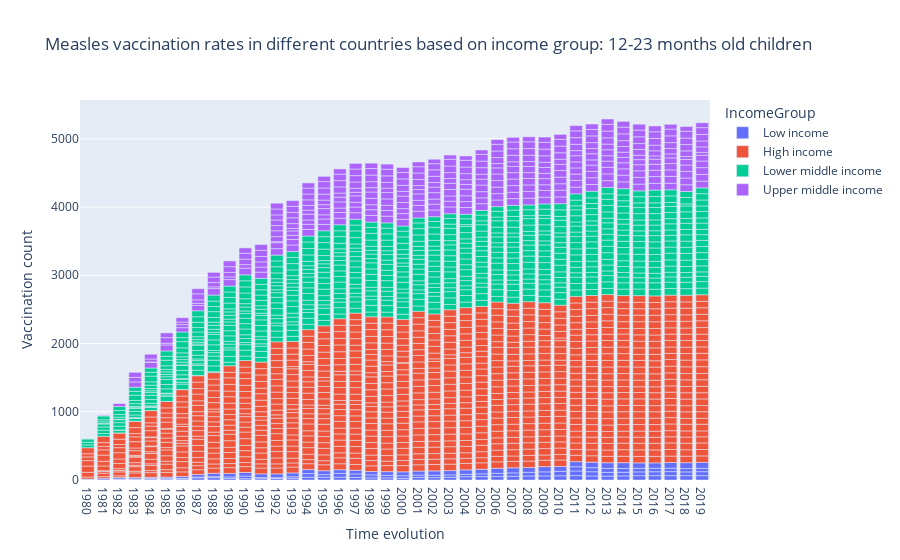

Notebook source saved alongside this figure:
### Code cell
fig = px.bar(seaborn_df, x='year', y="value_", color="IncomeGroup",
             hover_data=["Country Name"],
             title='Measles vaccination rates in different countries based on income group: 12-23 months old children')

fig.update_xaxes(tick0=0, dtick=1)

fig.update_layout({
    'yaxis': {"title": "Vaccination count"},
    "xaxis": {"title": "Time evolution"},
    "title": "Measles vaccination rates in different countries based on income group: 12-23 months old children"
    })

fig.show()

### Figure 1 — Plotly figure (JSON) as saved in the notebook; plotly's stock layout.template omitted (floating-point values rounded to 4 significant figures; data arrays with more than 128 entries replaced by an {"elided": "..."} marker saying what was removed)
{"data": [{"alignmentgroup": "True", "customdata": [["Afghanistan"], ["Ethiopia"], ["Ethiopia"], ["Uganda"], ["Afghanistan"], ["Ethiopia"], ["Uganda"], ["Afghanistan"], ["Ethiopia"], ["Uganda"], ["Afghanistan"], ["Ethiopia"], ["Uganda"], ["Afghanistan"], ["Ethiopia"], ["Uganda"], ["Afghanistan"], ["Ethiopia"], ["Uganda"], ["Afghanistan"], ["Ethiopia"], ["Uganda"], ["Afghanistan"], ["Ethiopia"], ["Uganda"], ["Afghanistan"], ["Ethiopia"], ["Uganda"], ["Afghanistan"], ["Ethiopia"], ["Uganda"], ["Afghanistan"], ["Ethiopia"], ["Uganda"], ["Afghanistan"], ["Ethiopia"], ["Uganda"], ["Afghanistan"], ["Ethiopia"], ["Uganda"], ["Afghanistan"], ["Ethiopia"], ["Uganda"], ["Afghanistan"], ["Ethiopia"], ["Uganda"], ["Afghanistan"], ["Ethiopia"], ["Uganda"], ["Afghanistan"], ["Ethiopia"], ["Uganda"], ["Afghanistan"], ["Ethiopia"], ["Uganda"], ["Afghanistan"], ["Ethiopia"], ["Uganda"], ["Afghanistan"], ["Ethiopia"], ["Uganda"], ["Afghanistan"], ["Ethiopia"], ["Uganda"], ["Afghanistan"], ["Ethiopia"], ["Uganda"], ["Afghanistan"], ["Ethiopia"], ["Uganda"], ["Afghanistan"], ["Ethiopia"], ["Uganda"], ["Afghanistan"], ["Ethiopia"], ["Uganda"], ["Afghanistan"], ["Ethiopia"], ["Uganda"], ["Afghanistan"], ["Ethiopia"], ["Uganda"], ["Afghanistan"], ["Ethiopia"], ["Uganda"], ["Afghanistan"], ["Ethiopia"], ["Uganda"], ["Afghanistan"], ["Ethiopia"], ["Uganda"], ["Afghanistan"], ["Ethiopia"], ["South Sudan"], ["Uganda"], ["Afghanistan"], ["Ethiopia"], ["South Sudan"], ["Uganda"], ["Afghanistan"], ["Ethiopia"], ["South Sudan"], ["Uganda"], ["Afghanistan"], ["Ethiopia"], ["South Sudan"], ["Uganda"], ["Afghanistan"], ["Ethiopia"], ["South Sudan"], ["Uganda"], ["Afghanistan"], ["Ethiopia"], ["South Sudan"], ["Uganda"], ["Afghanistan"], ["Ethiopia"], ["South Sudan"], ["Uganda"], ["Afghanistan"], ["Ethiopia"], ["South Sudan"], ["Uganda"], ["Afghanistan"], ["Ethiopia"], ["South Sudan"], ["Uganda"]], "hovertemplate": "IncomeGroup=Low income<br>year=%{x}<br>value_=%{y}<br>Country Name=%{customdata[0]}<extra></extra>", "legendgroup": "Low income", "marker": {"color": "#636efa", "pattern": {"shape": ""}}, "name": "Low income", "offsetgroup": "Low income", "orientation": "v", "showlegend": true, "textposition": "auto", "x": [1980, 1980, 1981, 1981, 1982, 1982, 1982, 1983, 1983, 1983, 1984, 1984, 1984, 1985, 1985, 1985, 1986, 1986, 1986, 1987, 1987, 1987, 1988, 1988, 1988, 1989, 1989, 1989, 1990, 1990, 1990, 1991, 1991, 1991, 1992, 1992, 1992, 1993, 1993, 1993, 1994, 1994, 1994, 1995, 1995, 1995, 1996, 1996, 1996, 1997, 1997, 1997, 1998, 1998, 1998, 1999, 1999, 1999, 2000, 2000, 2000, 2001, 2001, 2001, 2002, 2002, 2002, 2003, 2003, 2003, 2004, 2004, 2004, 2005, 2005, 2005, 2006, 2006, 2006, 2007, 2007, 2007, 2008, 2008, 2008, 2009, 2009, 2009, 2010, 2010, 2010, 2011, 2011, 2011, 2011, 2012, 2012, 2012, 2012, 2013, 2013, 2013, 2013, 2014, 2014, 2014, 2014, 2015, 2015, 2015, 2015, 2016, 2016, 2016, 2016, 2017, 2017, 2017, 2017, 2018, 2018, 2018, 2018, 2019, 2019, 2019, 2019], "xaxis": "x", "y": [11.0, 4.0, 3.0, 22.0, 8.0, 7.0, 21.0, 9.0, 7.0, 20.0, 14.0, 8.0, 18.0, 14.0, 12.0, 17.0, 14.0, 10.0, 27.0, 31.0, 13.0, 38.0, 34.0, 15.0, 49.0, 22.0, 23.0, 51.0, 20.0, 38.0, 52.0, 19.0, 17.0, 54.0, 22.0, 12.0, 56.0, 25.0, 22.0, 57.0, 40.0, 54.0, 59.0, 41.0, 38.0, 57.0, 42.0, 54.0, 55.0, 38.0, 51.0, 54.0, 31.0, 44.0, 50.0, 31.0, 37.0, 55.0, 27.0, 36.0, 57.0, 37.0, 35.0, 59.0, 35.0, 36.0, 62.0, 39.0, 35.0, 64.0, 48.0, 35.0, 66.0, 50.0, 40.0, 68.0, 53.0, 44.0, 75.0, 55.0, 49.0, 75.0, 59.0, 54.0, 70.0, 60.0, 59.0, 77.0, 62.0, 64.0, 73.0, 64.0, 68.0, 62.0, 75.0, 59.0, 62.0, 60.0, 80.0, 57.0, 55.0, 58.0, 83.0, 60.0, 54.0, 55.0, 85.0, 63.0, 56.0, 53.0, 79.0, 64.0, 57.0, 51.0, 79.0, 64.0, 59.0, 50.0, 83.0, 64.0, 55.0, 49.0, 86.0, 64.0, 58.0, 49.0, 87.0], "yaxis": "y", "type": "bar"}, {"alignmentgroup": "True", "customdata": {"elided": "913x1 str values"}, "hovertemplate": "IncomeGroup=High income<br>year=%{x}<br>value_=%{y}<br>Country Name=%{customdata[0]}<extra></extra>", "legendgroup": "High income", "marker": {"color": "#EF553B", "pattern": {"shape": ""}}, "name": "High income", "offsetgroup": "High income", "orientation": "v", "showlegend": true, "textposition": "auto", "x": {"elided": "913 int values"}, "xaxis": "x", "y": {"elided": "913 float values"}, "yaxis": "y", "type": "bar"}, {"alignmentgroup": "True", "customdata": {"elided": "681x1 str values"}, "hovertemplate": "IncomeGroup=Lower middle income<br>year=%{x}<br>value_=%{y}<br>Country Name=%{customdata[0]}<extra></extra>", "legendgroup": "Lower middle income", "marker": {"color": "#00cc96", "pattern": {"shape": ""}}, "name": "Lower middle income", "offsetgroup": "Lower middle income", "orientation": "v", "showlegend": true, "textposition": "auto", "x": {"elided": "681 int values"}, "xaxis": "x", "y": {"elided": "681 float values"}, "yaxis": "y", "type": "bar"}, {"alignmentgroup": "True", "customdata": {"elided": "337x1 str values"}, "hovertemplate": "IncomeGroup=Upper middle income<br>year=%{x}<br>value_=%{y}<br>Country Name=%{customdata[0]}<extra></extra>", "legendgroup": "Upper middle income", "marker": {"color": "#ab63fa", "pattern": {"shape": ""}}, "name": "Upper middle income", "offsetgroup": "Upper middle income", "orientation": "v", "showlegend": true, "textposition": "auto", "x": {"elided": "337 int values"}, "xaxis": "x", "y": {"elided": "337 float values"}, "yaxis": "y", "type": "bar"}], "layout": {"xaxis": {"anchor": "y", "domain": [0.0, 1.0], "title": {"text": "Time evolution"}, "tick0": 0, "dtick": 1}, "yaxis": {"anchor": "x", "domain": [0.0, 1.0], "title": {"text": "Vaccination count"}}, "legend": {"title": {"text": "IncomeGroup"}, "tracegroupgap": 0}, "title": {"text": "Measles vaccination rates in different countries based on income group: 12-23 months old children"}, "barmode": "relative"}}
